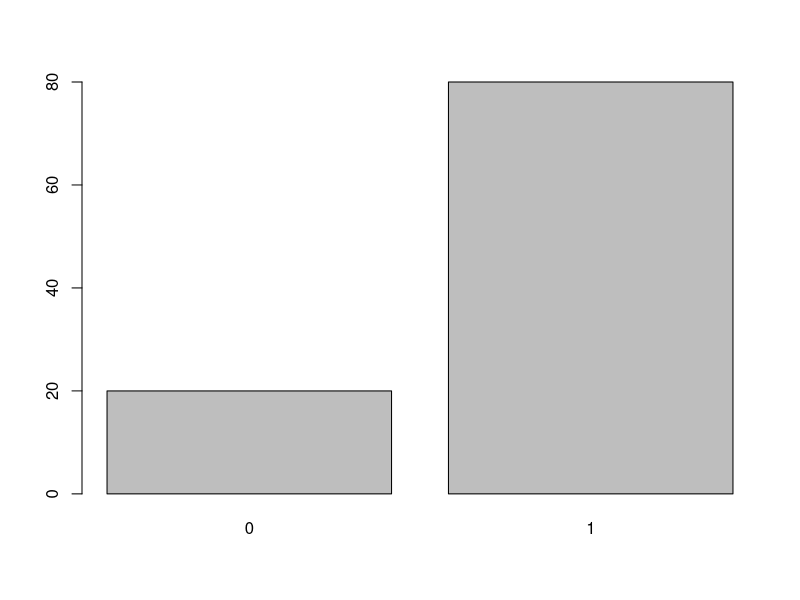
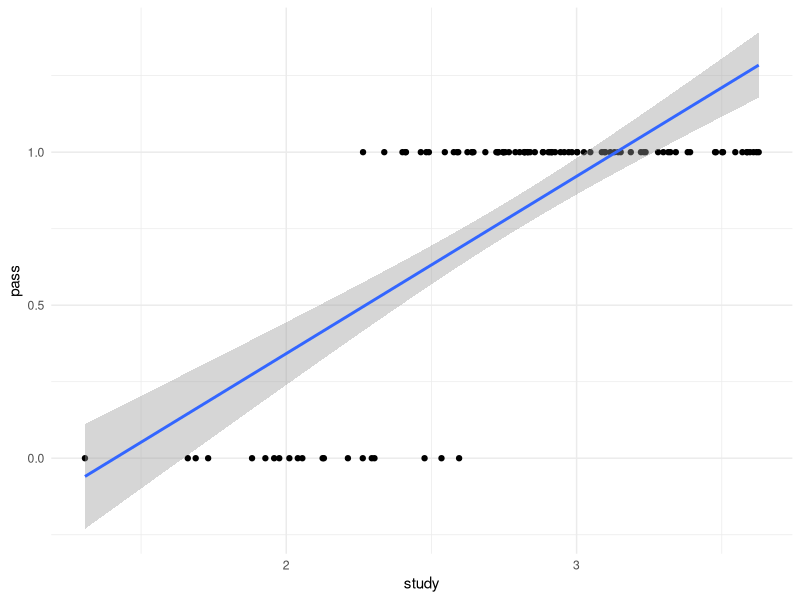
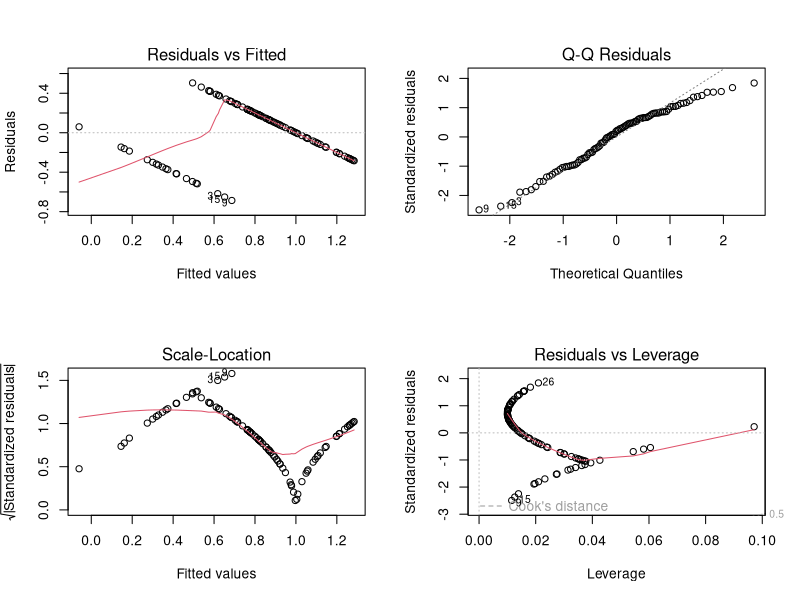
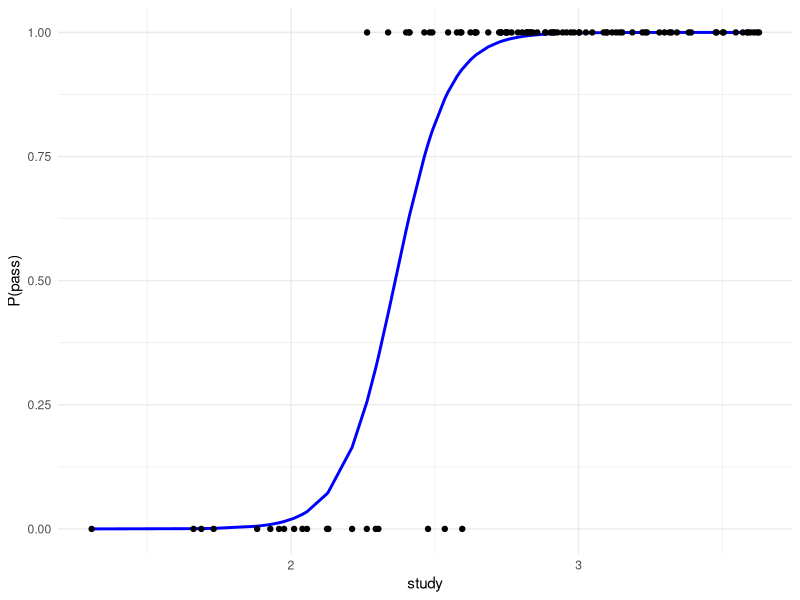

R code for these plots, in order:
## ---- chunk 1
knitr::opts_chunk$set(comment = "", message = FALSE)
library(dplyr)
library(ggplot2)
## ---- chunk 2
set.seed(2)
pass  <- rep(0:1, c(20, 80))
study <- rnorm(100, pass + 2, 0.3)
barplot(table(pass))
## ---- chunk 3
ggplot(data.frame(pass, study), aes(study, pass)) +
  geom_point() +
  geom_smooth(method = "lm") +
  theme_minimal()
## ---- chunk 4
p <- lm(pass ~ study)

par(mfrow = c(2, 2))
plot(p)
## ---- chunk 5
pass.glm <- glm(pass ~ study, family = binomial)
summary(pass.glm)
## ---- chunk 6
d <- data.frame(pass, study, pred = predict(pass.glm, type = "response"))

ggplot(d) +
  geom_line(aes(study, pred), col="blue", size = 1) +
  geom_point(aes(study, pass)) + labs(y = "P(pass)") +
  theme_minimal()
## ---- chunk 7
summary(lm(am ~ disp, mtcars))
## ---- chunk 8
summary(glm(am ~ disp, binomial, mtcars))
## ---- chunk 9
glm(pass ~ 1, binomial)
## ---- chunk 10
glm(pass ~ study, binomial)
